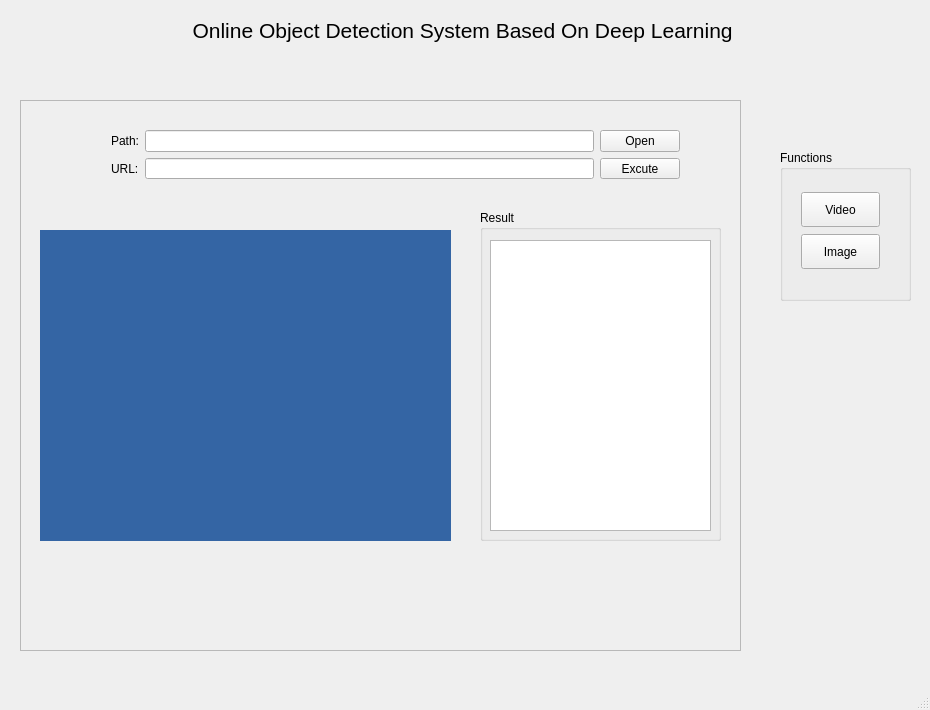
<?xml version="1.0" encoding="UTF-8"?>
<ui version="4.0">
 <class>MainWindow</class>
 <widget class="QMainWindow" name="MainWindow">
  <property name="geometry">
   <rect>
    <x>0</x>
    <y>0</y>
    <width>930</width>
    <height>710</height>
   </rect>
  </property>
  <property name="minimumSize">
   <size>
    <width>930</width>
    <height>710</height>
   </size>
  </property>
  <property name="maximumSize">
   <size>
    <width>930</width>
    <height>710</height>
   </size>
  </property>
  <property name="windowTitle">
   <string>MainWindow</string>
  </property>
  <widget class="QWidget" name="centralWidget">
   <widget class="QStackedWidget" name="stackedWidget">
    <property name="geometry">
     <rect>
      <x>20</x>
      <y>90</y>
      <width>771</width>
      <height>591</height>
     </rect>
    </property>
    <property name="currentIndex">
     <number>1</number>
    </property>
    <widget class="QWidget" name="page">
     <widget class="QWidget" name="layoutWidget">
      <property name="geometry">
       <rect>
        <x>10</x>
        <y>0</y>
        <width>731</width>
        <height>571</height>
       </rect>
      </property>
      <layout class="QVBoxLayout" name="verticalLayout_15">
       <item>
        <widget class="QGroupBox" name="groupBox">
         <property name="title">
          <string>Pusher</string>
         </property>
         <widget class="QRadioButton" name="Button_pushDISP">
          <property name="geometry">
           <rect>
            <x>50</x>
            <y>220</y>
            <width>71</width>
            <height>23</height>
           </rect>
          </property>
          <property name="text">
           <string>DISP</string>
          </property>
         </widget>
         <widget class="QGroupBox" name="groupBox_2">
          <property name="geometry">
           <rect>
            <x>519</x>
            <y>39</y>
            <width>201</width>
            <height>221</height>
           </rect>
          </property>
          <property name="title">
           <string>OutInfo</string>
          </property>
          <widget class="QTextEdit" name="Text_push">
           <property name="geometry">
            <rect>
             <x>10</x>
             <y>30</y>
             <width>181</width>
             <height>181</height>
            </rect>
           </property>
          </widget>
         </widget>
         <widget class="QWidget" name="layoutWidget">
          <property name="geometry">
           <rect>
            <x>240</x>
            <y>216</y>
            <width>201</width>
            <height>42</height>
           </rect>
          </property>
          <layout class="QHBoxLayout" name="horizontalLayout_5">
           <item>
            <widget class="QPushButton" name="Button_pushStart">
             <property name="sizePolicy">
              <sizepolicy hsizetype="Minimum" vsizetype="Minimum">
               <horstretch>0</horstretch>
               <verstretch>0</verstretch>
              </sizepolicy>
             </property>
             <property name="minimumSize">
              <size>
               <width>60</width>
               <height>35</height>
              </size>
             </property>
             <property name="text">
              <string>Start</string>
             </property>
            </widget>
           </item>
           <item>
            <widget class="QPushButton" name="Button_pushStop">
             <property name="sizePolicy">
              <sizepolicy hsizetype="Minimum" vsizetype="Minimum">
               <horstretch>0</horstretch>
               <verstretch>0</verstretch>
              </sizepolicy>
             </property>
             <property name="minimumSize">
              <size>
               <width>60</width>
               <height>35</height>
              </size>
             </property>
             <property name="text">
              <string>Stop</string>
             </property>
            </widget>
           </item>
          </layout>
         </widget>
         <widget class="QWidget" name="layoutWidget">
          <property name="geometry">
           <rect>
            <x>10</x>
            <y>29</y>
            <width>501</width>
            <height>171</height>
           </rect>
          </property>
          <layout class="QVBoxLayout" name="verticalLayout_7">
           <item>
            <layout class="QHBoxLayout" name="horizontalLayout">
             <item>
              <layout class="QVBoxLayout" name="verticalLayout">
               <item>
                <widget class="QLabel" name="label">
                 <property name="text">
                  <string>InFIle(URL):</string>
                 </property>
                </widget>
               </item>
               <item>
                <widget class="QLabel" name="label_2">
                 <property name="text">
                  <string>OutFIle(URL):</string>
                 </property>
                </widget>
               </item>
              </layout>
             </item>
             <item>
              <layout class="QVBoxLayout" name="verticalLayout_2">
               <item>
                <widget class="QLineEdit" name="Edit_pushInfile"/>
               </item>
               <item>
                <widget class="QLineEdit" name="Edit_pushOutfile"/>
               </item>
              </layout>
             </item>
            </layout>
           </item>
           <item>
            <layout class="QHBoxLayout" name="horizontalLayout_4">
             <item>
              <layout class="QHBoxLayout" name="horizontalLayout_3">
               <item>
                <layout class="QVBoxLayout" name="verticalLayout_3">
                 <item>
                  <widget class="QLabel" name="label_5">
                   <property name="text">
                    <string>FPS:</string>
                   </property>
                  </widget>
                 </item>
                 <item>
                  <widget class="QLabel" name="label_7">
                   <property name="text">
                    <string>GOP:</string>
                   </property>
                  </widget>
                 </item>
                </layout>
               </item>
               <item>
                <layout class="QVBoxLayout" name="verticalLayout_4">
                 <item>
                  <widget class="QLineEdit" name="Edit_pushFps"/>
                 </item>
                 <item>
                  <widget class="QLineEdit" name="Edit_pushGop"/>
                 </item>
                </layout>
               </item>
              </layout>
             </item>
             <item>
              <layout class="QHBoxLayout" name="horizontalLayout_2">
               <item>
                <layout class="QVBoxLayout" name="verticalLayout_5">
                 <item>
                  <widget class="QLabel" name="label_6">
                   <property name="text">
                    <string>BITS:</string>
                   </property>
                  </widget>
                 </item>
                 <item>
                  <widget class="QLabel" name="label_8">
                   <property name="text">
                    <string>WIN:</string>
                   </property>
                  </widget>
                 </item>
                </layout>
               </item>
               <item>
                <layout class="QVBoxLayout" name="verticalLayout_6">
                 <item>
                  <widget class="QLineEdit" name="Edit_pushBits"/>
                 </item>
                 <item>
                  <widget class="QLineEdit" name="Edit_pushWin"/>
                 </item>
                </layout>
               </item>
              </layout>
             </item>
            </layout>
           </item>
          </layout>
         </widget>
        </widget>
       </item>
       <item>
        <widget class="QGroupBox" name="groupBox_3">
         <property name="title">
          <string>Puller</string>
         </property>
         <widget class="QRadioButton" name="Button_pullDISP">
          <property name="geometry">
           <rect>
            <x>50</x>
            <y>220</y>
            <width>71</width>
            <height>23</height>
           </rect>
          </property>
          <property name="text">
           <string>DISP</string>
          </property>
         </widget>
         <widget class="QGroupBox" name="groupBox_4">
          <property name="geometry">
           <rect>
            <x>519</x>
            <y>39</y>
            <width>201</width>
            <height>221</height>
           </rect>
          </property>
          <property name="title">
           <string>OutInfo</string>
          </property>
          <widget class="QTextEdit" name="Text_pull">
           <property name="geometry">
            <rect>
             <x>10</x>
             <y>30</y>
             <width>181</width>
             <height>181</height>
            </rect>
           </property>
          </widget>
         </widget>
         <widget class="QWidget" name="layoutWidget">
          <property name="geometry">
           <rect>
            <x>240</x>
            <y>216</y>
            <width>201</width>
            <height>42</height>
           </rect>
          </property>
          <layout class="QHBoxLayout" name="horizontalLayout_6">
           <item>
            <widget class="QPushButton" name="Button_pullStart">
             <property name="sizePolicy">
              <sizepolicy hsizetype="Minimum" vsizetype="Minimum">
               <horstretch>0</horstretch>
               <verstretch>0</verstretch>
              </sizepolicy>
             </property>
             <property name="minimumSize">
              <size>
               <width>60</width>
               <height>35</height>
              </size>
             </property>
             <property name="text">
              <string>Start</string>
             </property>
            </widget>
           </item>
           <item>
            <widget class="QPushButton" name="Button_pullStop">
             <property name="sizePolicy">
              <sizepolicy hsizetype="Minimum" vsizetype="Minimum">
               <horstretch>0</horstretch>
               <verstretch>0</verstretch>
              </sizepolicy>
             </property>
             <property name="minimumSize">
              <size>
               <width>60</width>
               <height>35</height>
              </size>
             </property>
             <property name="text">
              <string>Stop</string>
             </property>
            </widget>
           </item>
          </layout>
         </widget>
         <widget class="QWidget" name="layoutWidget_2">
          <property name="geometry">
           <rect>
            <x>10</x>
            <y>29</y>
            <width>501</width>
            <height>171</height>
           </rect>
          </property>
          <layout class="QVBoxLayout" name="verticalLayout_8">
           <item>
            <layout class="QHBoxLayout" name="horizontalLayout_7">
             <item>
              <layout class="QVBoxLayout" name="verticalLayout_9">
               <item>
                <widget class="QLabel" name="label_3">
                 <property name="text">
                  <string>InFIle(URL):</string>
                 </property>
                </widget>
               </item>
               <item>
                <widget class="QLabel" name="label_4">
                 <property name="text">
                  <string>OutFIle(URL):</string>
                 </property>
                </widget>
               </item>
              </layout>
             </item>
             <item>
              <layout class="QVBoxLayout" name="verticalLayout_10">
               <item>
                <widget class="QLineEdit" name="Edit_pullInfile"/>
               </item>
               <item>
                <widget class="QLineEdit" name="Edit_pullOutfile"/>
               </item>
              </layout>
             </item>
            </layout>
           </item>
           <item>
            <layout class="QHBoxLayout" name="horizontalLayout_8">
             <item>
              <layout class="QHBoxLayout" name="horizontalLayout_9">
               <item>
                <layout class="QVBoxLayout" name="verticalLayout_11">
                 <item>
                  <widget class="QLabel" name="label_9">
                   <property name="text">
                    <string>FPS:</string>
                   </property>
                  </widget>
                 </item>
                 <item>
                  <widget class="QLabel" name="label_10">
                   <property name="text">
                    <string>GOP:</string>
                   </property>
                  </widget>
                 </item>
                </layout>
               </item>
               <item>
                <layout class="QVBoxLayout" name="verticalLayout_12">
                 <item>
                  <widget class="QLineEdit" name="Edit_pullFps"/>
                 </item>
                 <item>
                  <widget class="QLineEdit" name="Edit_pullGop"/>
                 </item>
                </layout>
               </item>
              </layout>
             </item>
             <item>
              <layout class="QHBoxLayout" name="horizontalLayout_10">
               <item>
                <layout class="QVBoxLayout" name="verticalLayout_13">
                 <item>
                  <widget class="QLabel" name="label_11">
                   <property name="text">
                    <string>BITS:</string>
                   </property>
                  </widget>
                 </item>
                 <item>
                  <widget class="QLabel" name="label_12">
                   <property name="text">
                    <string>WIN:</string>
                   </property>
                  </widget>
                 </item>
                </layout>
               </item>
               <item>
                <layout class="QVBoxLayout" name="verticalLayout_14">
                 <item>
                  <widget class="QLineEdit" name="Edit_pullBits"/>
                 </item>
                 <item>
                  <widget class="QLineEdit" name="Edit_pullWin"/>
                 </item>
                </layout>
               </item>
              </layout>
             </item>
            </layout>
           </item>
          </layout>
         </widget>
        </widget>
       </item>
      </layout>
     </widget>
    </widget>
    <widget class="QWidget" name="page_2">
     <widget class="QFrame" name="frame">
      <property name="geometry">
       <rect>
        <x>0</x>
        <y>10</y>
        <width>721</width>
        <height>551</height>
       </rect>
      </property>
      <property name="frameShape">
       <enum>QFrame::StyledPanel</enum>
      </property>
      <property name="frameShadow">
       <enum>QFrame::Raised</enum>
      </property>
      <widget class="QGroupBox" name="groupBox_7">
       <property name="geometry">
        <rect>
         <x>460</x>
         <y>110</y>
         <width>241</width>
         <height>331</height>
        </rect>
       </property>
       <property name="title">
        <string>Result</string>
       </property>
       <widget class="QTextEdit" name="Text_imageRes">
        <property name="geometry">
         <rect>
          <x>10</x>
          <y>30</y>
          <width>221</width>
          <height>291</height>
         </rect>
        </property>
       </widget>
      </widget>
      <widget class="QLabel" name="Label_image">
       <property name="geometry">
        <rect>
         <x>20</x>
         <y>130</y>
         <width>411</width>
         <height>311</height>
        </rect>
       </property>
       <property name="styleSheet">
        <string notr="true">background-color: rgb(52, 101, 164);</string>
       </property>
       <property name="text">
        <string/>
       </property>
      </widget>
      <widget class="QWidget" name="">
       <property name="geometry">
        <rect>
         <x>80</x>
         <y>19</y>
         <width>591</width>
         <height>71</height>
        </rect>
       </property>
       <layout class="QHBoxLayout" name="horizontalLayout_11">
        <item>
         <layout class="QVBoxLayout" name="verticalLayout_18">
          <item>
           <widget class="QLabel" name="label_14">
            <property name="text">
             <string>Path:</string>
            </property>
           </widget>
          </item>
          <item>
           <widget class="QLabel" name="label_16">
            <property name="text">
             <string>URL:</string>
            </property>
           </widget>
          </item>
         </layout>
        </item>
        <item>
         <layout class="QVBoxLayout" name="verticalLayout_19">
          <item>
           <widget class="QLineEdit" name="Edit_imagePath"/>
          </item>
          <item>
           <widget class="QLineEdit" name="Edit_URL"/>
          </item>
         </layout>
        </item>
        <item>
         <layout class="QVBoxLayout" name="verticalLayout_20">
          <item>
           <widget class="QPushButton" name="Button_openImage">
            <property name="text">
             <string>Open</string>
            </property>
           </widget>
          </item>
          <item>
           <widget class="QPushButton" name="Button_excute">
            <property name="text">
             <string>Excute</string>
            </property>
           </widget>
          </item>
         </layout>
        </item>
       </layout>
      </widget>
     </widget>
    </widget>
   </widget>
   <widget class="QLabel" name="label_15">
    <property name="geometry">
     <rect>
      <x>180</x>
      <y>10</y>
      <width>571</width>
      <height>41</height>
     </rect>
    </property>
    <property name="font">
     <font>
      <pointsize>16</pointsize>
     </font>
    </property>
    <property name="text">
     <string>Online Object Detection System Based On Deep Learning </string>
    </property>
    <property name="alignment">
     <set>Qt::AlignCenter</set>
    </property>
   </widget>
   <widget class="QGroupBox" name="groupBox_5">
    <property name="geometry">
     <rect>
      <x>780</x>
      <y>150</y>
      <width>131</width>
      <height>151</height>
     </rect>
    </property>
    <property name="title">
     <string>Functions</string>
    </property>
    <widget class="QWidget" name="layoutWidget">
     <property name="geometry">
      <rect>
       <x>10</x>
       <y>30</y>
       <width>101</width>
       <height>101</height>
      </rect>
     </property>
     <layout class="QVBoxLayout" name="verticalLayout_17">
      <item>
       <widget class="QPushButton" name="Button_video">
        <property name="minimumSize">
         <size>
          <width>60</width>
          <height>35</height>
         </size>
        </property>
        <property name="text">
         <string>Video</string>
        </property>
       </widget>
      </item>
      <item>
       <widget class="QPushButton" name="Button_image">
        <property name="minimumSize">
         <size>
          <width>60</width>
          <height>35</height>
         </size>
        </property>
        <property name="text">
         <string>Image</string>
        </property>
       </widget>
      </item>
     </layout>
    </widget>
   </widget>
   <widget class="QWidget" name="layoutWidget">
    <property name="geometry">
     <rect>
      <x>790</x>
      <y>60</y>
      <width>131</width>
      <height>51</height>
     </rect>
    </property>
    <layout class="QVBoxLayout" name="verticalLayout_16">
     <item>
      <widget class="QLabel" name="timelabel">
       <property name="text">
        <string/>
       </property>
       <property name="alignment">
        <set>Qt::AlignCenter</set>
       </property>
      </widget>
     </item>
     <item>
      <widget class="QLabel" name="datelabel">
       <property name="text">
        <string/>
       </property>
       <property name="alignment">
        <set>Qt::AlignCenter</set>
       </property>
      </widget>
     </item>
    </layout>
   </widget>
  </widget>
  <widget class="QMenuBar" name="menuBar">
   <property name="geometry">
    <rect>
     <x>0</x>
     <y>0</y>
     <width>930</width>
     <height>22</height>
    </rect>
   </property>
  </widget>
  <widget class="QStatusBar" name="statusBar"/>
 </widget>
 <layoutdefault spacing="6" margin="11"/>
 <resources/>
 <connections/>
</ui>
